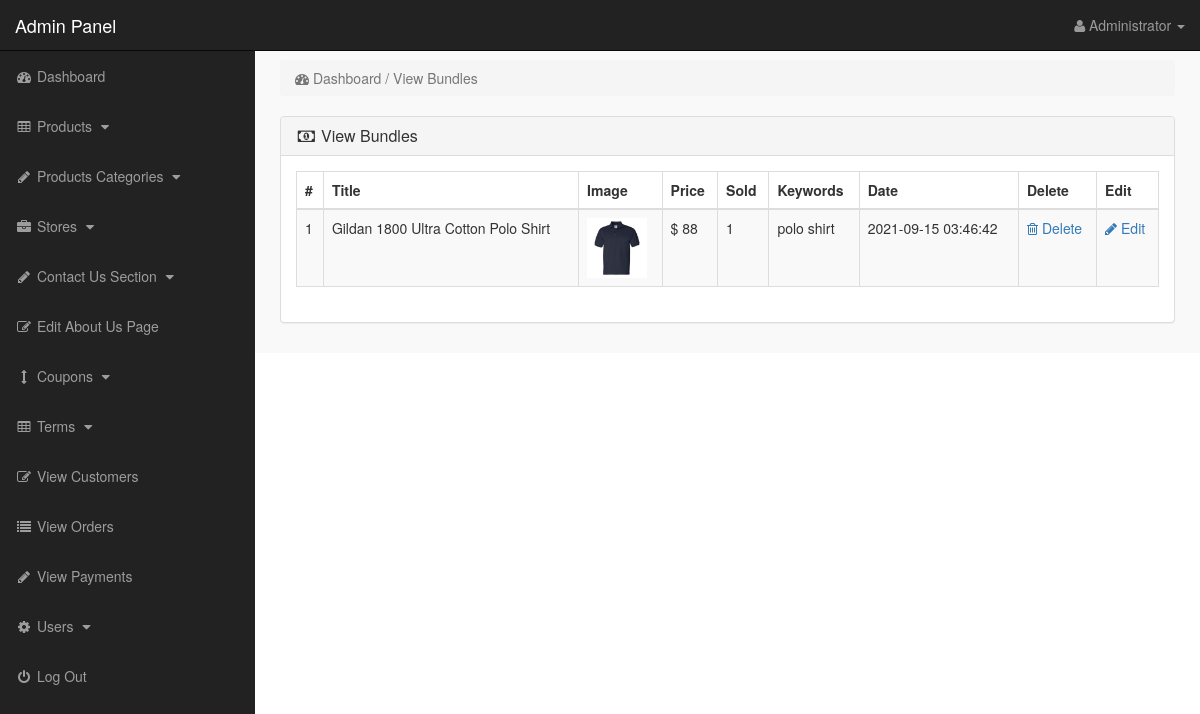
The page /admin_area/index.php?view_bundles (signed in) on the database as committed earlier.
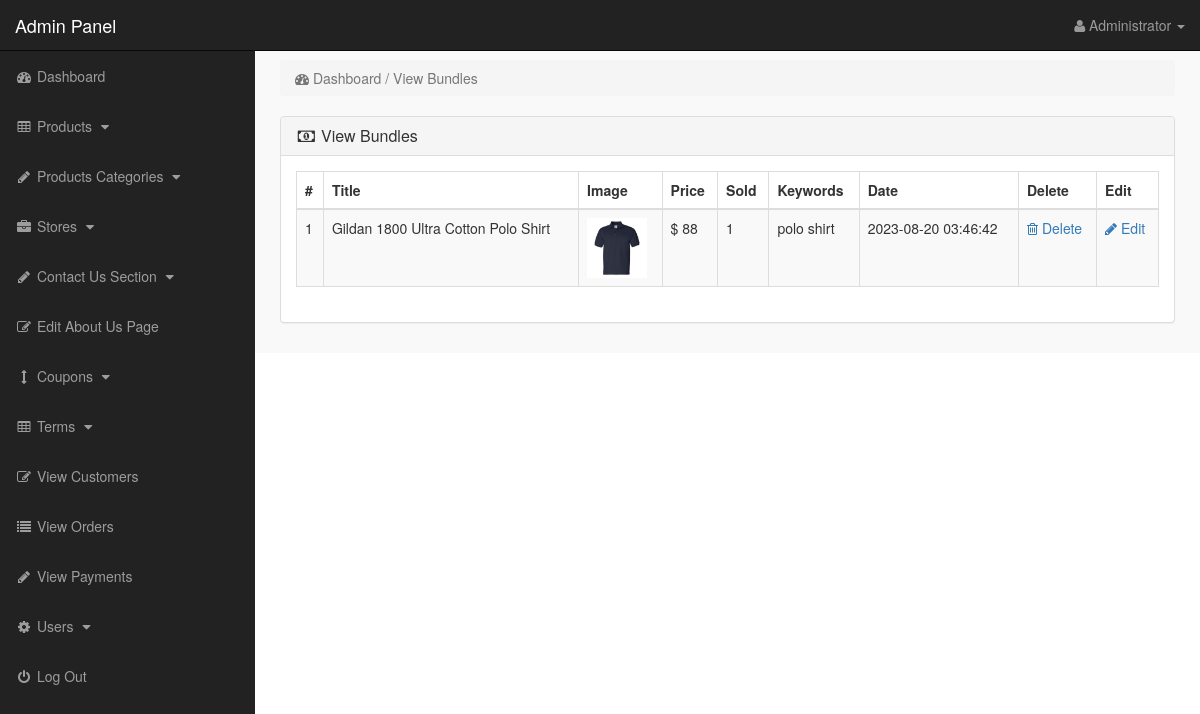
The same page on the database as committed later.
### tables this page shows
CREATE TABLE `products` (
  `product_id` int(10) NOT NULL,
  `p_cat_id` int(10) NOT NULL,
  `cat_id` int(10) NOT NULL,
  `manufacturer_id` int(10) NOT NULL,
  `date` timestamp NOT NULL DEFAULT CURRENT_TIMESTAMP ON UPDATE CURRENT_TIMESTAMP,
  `product_title` text NOT NULL,
  `product_url` text NOT NULL,
  `product_img1` text NOT NULL,
  `product_img2` text NOT NULL,
  `product_img3` text NOT NULL,
  `product_price` int(10) NOT NULL,
  `product_psp_price` int(100) NOT NULL,
  `product_desc` text NOT NULL,
  `product_features` text NOT NULL,
  `product_video` text NOT NULL,
  `product_keywords` text NOT NULL,
  `product_label` text NOT NULL,
  `status` varchar(255) NOT NULL
);

### admin_area/view_bundles.php (the view)
<?php
if(!isset($_SESSION['admin_email'])){
echo "<script>window.open('login.php','_self')</script>";
}
else {
?>
<div class="row">
<div class="col-lg-12" >
<ol class="breadcrumb" >
<li class="active" >
<i class="fa fa-dashboard"></i> Dashboard / View Bundles
</li>
</ol>
</div>
</div>
<div class="row" >
<div class="col-lg-12" >
<div class="panel panel-default" >
<div class="panel-heading" >
<h3 class="panel-title" >
<i class="fa fa-money fa-fw" ></i> View Bundles
</h3>
</div>
<div class="panel-body" >
<div class="table-responsive" >
<table class="table table-bordered table-hover table-striped" >
<thead>
<tr>
<th>#</th>
<th>Title</th>
<th>Image</th>
<th>Price</th>
<th>Sold</th>
<th>Keywords</th>
<th>Date</th>
<th>Delete</th>
<th>Edit</th>
</tr>
</thead>
<tbody>
<?php
$i = 0;
$get_pro = "select * from products where status='bundle'";
$run_pro = mysqli_query($con,$get_pro);
while($row_pro=mysqli_fetch_array($run_pro)){
$pro_id = $row_pro['product_id'];
$pro_title = $row_pro['product_title'];
$pro_image = $row_pro['product_img1'];
$pro_price = $row_pro['product_price'];
$pro_keywords = $row_pro['product_keywords'];
$pro_date = $row_pro['date'];
$i++;
?>
<tr>
<td><?php echo $i; ?></td>
<td><?php echo $pro_title; ?></td>
<td><img src="product_images/<?php echo $pro_image; ?>" width="60" height="60"></td>
<td>$ <?php echo $pro_price; ?></td>
<td>
<?php
$get_sold = "select * from pending_orders where product_id='$pro_id'";
$run_sold = mysqli_query($con,$get_sold);
$count = mysqli_num_rows($run_sold);
echo $count;
?>
</td>
<td> <?php echo $pro_keywords; ?> </td>
<td><?php echo $pro_date; ?></td>
<td>
<a href="index.php?delete_bundle=<?php echo $pro_id; ?>">
<i class="fa fa-trash-o"> </i> Delete
</a>
</td>
<td>
<a href="index.php?edit_bundle=<?php echo $pro_id; ?>">
<i class="fa fa-pencil"> </i> Edit
</a>
</td>
</tr>
<?php } ?>
</tbody>
</table>
</div>
</div>
</div>
</div>
</div>
<?php } ?>

### admin_area/includes/sidebar.php (shortened to what this page needs)
<?php
if(!isset($_SESSION['admin_email'])){
echo "<script>window.open('login.php','_self')</script>";
}
else {
?>
<nav class="navbar navbar-inverse navbar-fixed-top" >
<div class="navbar-header" >
<a class="navbar-brand" href="index.php?dashboard" >Admin Panel</a>
</div>
<ul class="nav navbar-right top-nav" >
<li class="dropdown" >
<a href="#" class="dropdown-toggle" data-toggle="dropdown" >
<i class="fa fa-user" ></i>
<?php echo $admin_name; ?> <b class="caret" ></b>
</a>
</li>
</ul>
<div class="collapse navbar-collapse navbar-ex1-collapse">
<ul class="nav navbar-nav side-nav">
<li>
<a href="index.php?dashboard">
<i class="fa fa-fw fa-dashboard"></i> Dashboard
</a>
</li>
<li>
<a href="#" data-toggle="collapse" data-target="#products">
<i class="fa fa-fw fa-table"></i> Products
<i class="fa fa-fw fa-caret-down"></i>
</a>
</li>
<li>
<a href="#" data-toggle="collapse" data-target="#p_cat">
<i class="fa fa-fw fa-pencil"></i> Products Categories
<i class="fa fa-fw fa-caret-down"></i>
</a>
</li>
<li>
<a href="#" data-toggle="collapse" data-target="#store">
<i class="fa fa-fw fa-briefcase"></i> Stores
<i class="fa fa-fw fa-caret-down"></i>
</a>
</li>
<li>
<a href="#" data-toggle="collapse" data-target="#contact_us">
<i class="fa fa-fw fa-pencil"> </i> Contact Us Section
<i class="fa fa-fw fa-caret-down"></i>
</a>
</li>
<li>
<a href="index.php?edit_about_us">
<i class="fa fa-fw fa-edit"></i> Edit About Us Page
</a>
</li>
<li>
<a href="#" data-toggle="collapse" data-target="#coupons">
<i class="fa fa-fw fa-arrows-v"></i> Coupons
<i class="fa fa-fw fa-caret-down"></i>
</a>
</li>
<li>
<a href="#" data-toggle="collapse" data-target="#terms" >
<i class="fa fa-fw fa-table"></i> Terms
<i class="fa fa-fw fa-caret-down"></i>
</a>
</li>
<li>
<a href="index.php?view_customers">
<i class="fa fa-fw fa-edit"></i> View Customers
</a>
</li>
<li>
<a href="index.php?view_orders">
<i class="fa fa-fw fa-list"></i> View Orders
</a>
</li>
<li>
<a href="index.php?view_payments">
<i class="fa fa-fw fa-pencil"></i> View Payments
</a>
</li>
<li>
<a href="#" data-toggle="collapse" data-target="#users">
<i class="fa fa-fw fa-gear"></i> Users
<i class="fa fa-fw fa-caret-down"></i>
</a>
</li>
<li>
<a href="logout.php">
<i class="fa fa-fw fa-power-off"></i> Log Out
</a>
</li>
</ul>
</div>
</nav>
<?php } ?>

Rows that differ between the two databases and show on the page:
changed products "Gildan 1800 Ultra Cotton Polo Shirt": date "2021-09-15 03:46:42" → "2023-08-20 03:46:42"
